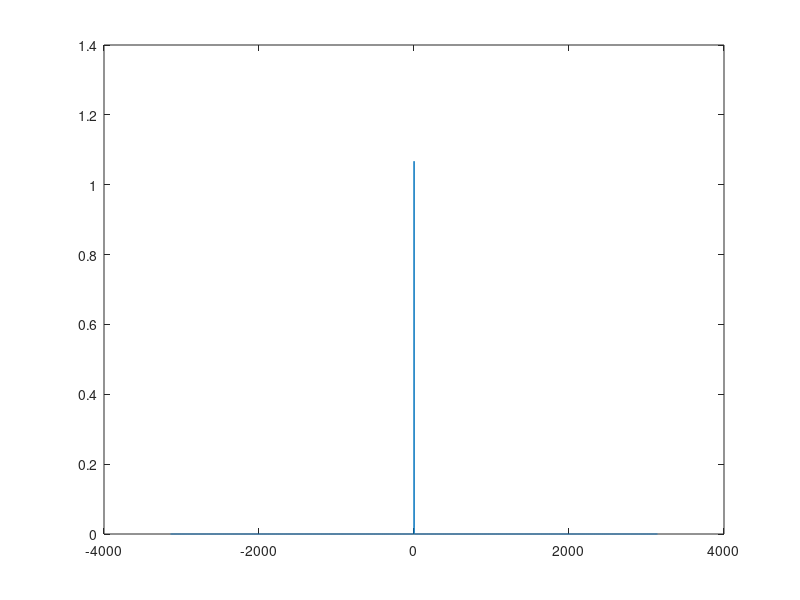

The MATLAB source for this figure:
clc,clearvars
dt=0.001;
time=0:dt:7;

f=exp(1i*time);


%fourrier transform in codomain
fourrierT=fftshift(fft(f));

%working on the dommain


omega=2*pi*time/size(time,2)/dt^2;
dOmega=omega(2)-omega(1)
omega=omega-omega(end)/2;


%square modulous(must be one) normalization

modulous=sqrt(abs(fourrierT)*abs(fourrierT')*dOmega)
fourrierT=fourrierT/modulous


%plotting

plot(omega,abs(fourrierT).^2)
